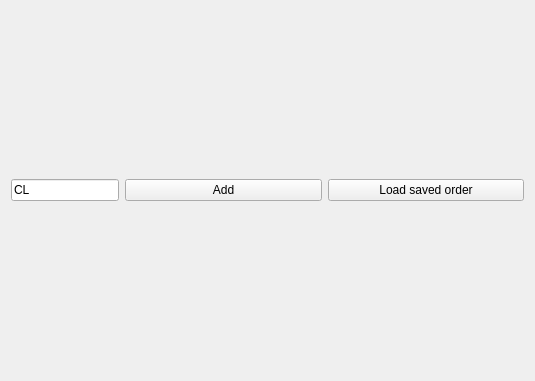
<?xml version="1.0" encoding="UTF-8"?>
<ui version="4.0">
 <class>Form</class>
 <widget class="QWidget" name="Form">
  <property name="geometry">
   <rect>
    <x>0</x>
    <y>0</y>
    <width>535</width>
    <height>381</height>
   </rect>
  </property>
  <property name="windowTitle">
   <string>Form</string>
  </property>
  <layout class="QGridLayout" name="gridLayout">
   <item row="0" column="0">
    <widget class="QLineEdit" name="ticker1Input">
     <property name="sizePolicy">
      <sizepolicy hsizetype="Fixed" vsizetype="Fixed">
       <horstretch>0</horstretch>
       <verstretch>0</verstretch>
      </sizepolicy>
     </property>
     <property name="text">
      <string>CL</string>
     </property>
    </widget>
   </item>
   <item row="0" column="1">
    <widget class="QPushButton" name="startRealtime1Button">
     <property name="text">
      <string>Add</string>
     </property>
    </widget>
   </item>
   <item row="0" column="2">
    <widget class="QPushButton" name="loadSavedLayoutButton">
     <property name="text">
      <string>Load saved order</string>
     </property>
    </widget>
   </item>
   <item row="1" column="0" colspan="3">
    <layout class="QVBoxLayout" name="tableBox1">
     <property name="sizeConstraint">
      <enum>QLayout::SetDefaultConstraint</enum>
     </property>
    </layout>
   </item>
  </layout>
 </widget>
 <resources/>
 <connections/>
</ui>
